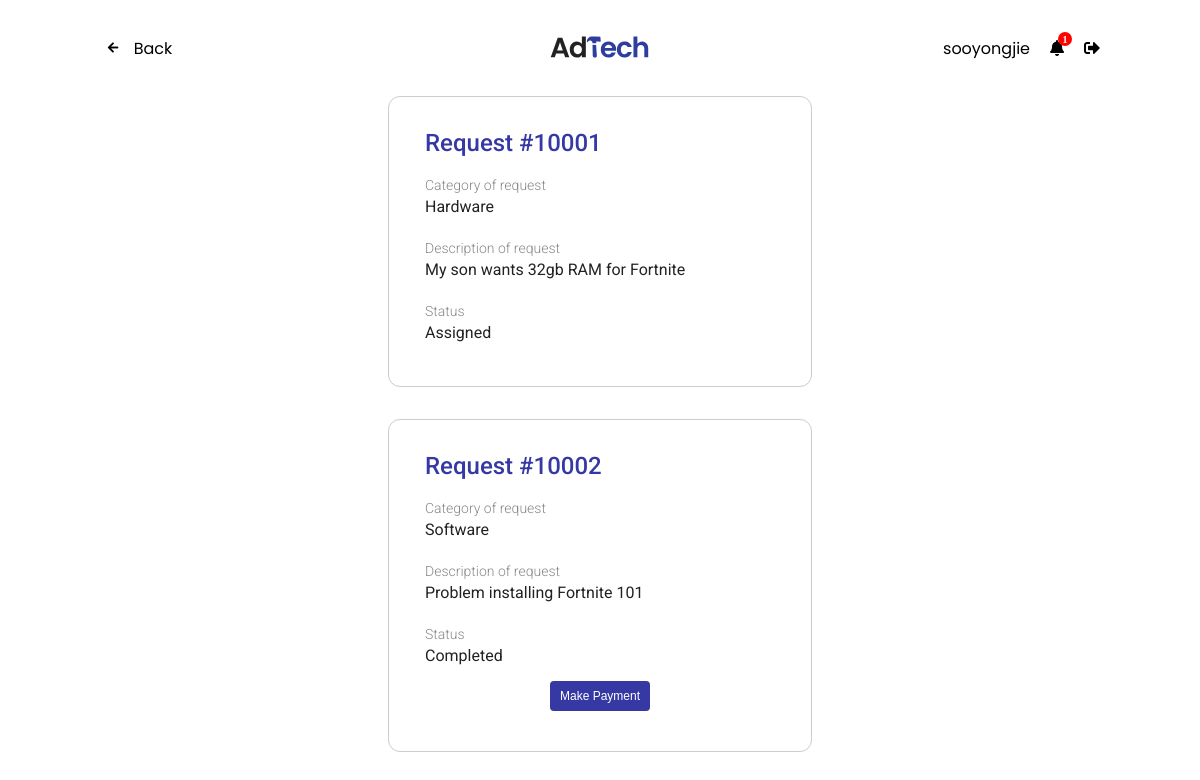
Page /client/requests.php (signed in) on the committed database.
### tables this page shows
CREATE TABLE `request` (
  `reqID` int(100) NOT NULL,
  `uid` int(100) DEFAULT NULL,
  `empID` int(100) DEFAULT NULL,
  `category` varchar(100) NOT NULL,
  `status` varchar(100) NOT NULL,
  `description` varchar(100) NOT NULL,
  `dateOfCreation` datetime NOT NULL DEFAULT CURRENT_TIMESTAMP,
  `dateOfCompletion` datetime(6) DEFAULT NULL,
  `billID` int(100) DEFAULT NULL,
  `feedbackStatus` tinyint(1) DEFAULT NULL
);

### client/requests.php (the view, shortened to what this page needs)
<!DOCTYPE html>
<html lang="en">
<head>
    <link rel="stylesheet" type="text/css" href="../css/fontawesome/all.css">
    <link rel="stylesheet" type="text/css" href="../css/style.css" />
    <link rel="stylesheet" type="text/css" href="../css/client/client.css" />
    <link rel="stylesheet" type="text/css" href="../css/client/client-requests.css" />
</head>
<body>
    <?php include_once("nav-back-button.php") ?>
    <div class="container">
    <?php
            include("../db_connect.php");
            $query = "SELECT * FROM request WHERE `uid` = '".$_SESSION['cID']."'";
            $result = $db->query($query);
            if ($result->num_rows > 0) {
                while($row = $result->fetch_assoc()) { ?>
                    <div class="request">
                        <h2>Request <?php echo " #" . $row['reqID'] ?></h2>
                        <label for="">Category of request</label>
                        <p><?php echo $row['category'] ?></p>
                        <label for="">Description of request</label>
                        <p><?php echo $row['description'] ?></p>
                        <label for="">Status</label>
                        <p><?php echo $row['status'] ?></p>
                        <?php
                        if ($row['status'] == 'Paid' && is_null($row['feedbackStatus'])) { ?>
                            <form action="feedback.php" method="POST">
                                <input type="hidden" name="reqID" value="<?php echo $row['reqID'] ?>">
                                <button type="submit">Feedback</button>
                            </form> <?php
                        }
                        else if ($row['status'] == 'Completed'){ ?>
                            <form action="payment.php" method="POST">
                                <button type="submit">Make Payment</button>
                            </form> <?php
                        }
                        else if ($row['feedbackStatus'] == TRUE){ ?>
                            <label for="">Submitted Feedback</label> <?php
                        } ?>
                    </div> <?php
                }
            } else {
                ?>
                <p>No history on service request.</p>
            <?php
        }
        ?>
    </div>
</body>
</html>

### css/style.css (style rules this page uses)
html { scroll-behavior: smooth; cursor: default; }
body, h1, h2, h3, h4, h5, h6, p { padding: 0; margin: 0; }
body { font-family: "Roboto", sans-serif; }
button { border: none; }

### css/client/client.css (style rules this page uses)
body { overflow-y: scroll; }

### css/client/client-requests.css (style rules this page uses)
.container { padding-bottom: 120px; display: flex; flex-direction: column; justify-content: center; align-items: center; row-gap: 32px; }
.container div { min-height: auto; width: 350px; padding: 32px 36px 40px 36px; display: flex; flex-direction: column; border: 1px solid #ccc; border-radius: 12px; }
.container div h2 { font-weight: 500; color: #3639a4; }
.container div label { margin-top: 20px; color: #888; font-size: 14px; font-weight: 300; }
.container div p { padding: 4px 0 4px 0; color: #222; font-size: 16px; }
.container div form { display: flex; justify-content: center; }
.container div form button { width: fit-content; margin-top: 12px; padding: 8px 10px 8px 10px; border-radius: 4px; color: white; background: #3639a4; font-size: 12px; }

### rows in the picture
request: reqID "10001", category "Hardware", description "My son wants 32gb RAM for Fortnite", status "Assigned"
request: reqID "10002", category "Software", description "Problem installing Fortnite 101", status "Completed"

### other values in the picture
$user "sooyongjie"
